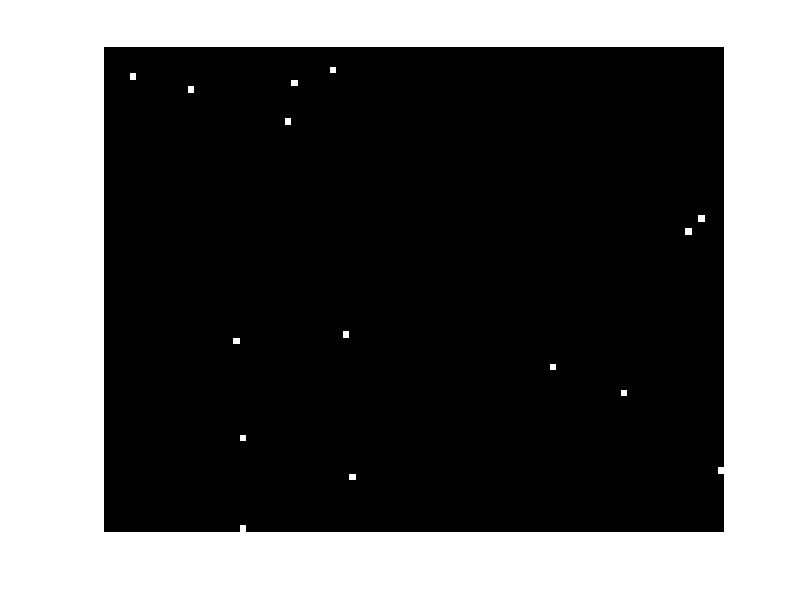

Source code (MATLAB):
global mapa;
global poblacionDepredadores;
global poblacionPresas;
global tasaReproduccionPresas;
global tasaReproduccionDepredadores;
global presas;

depredadores = struct();
presas = struct();

mapa = zeros(100, 100);
mapa(5, 5) = 255;
poblacionDepredadores = 1;
poblacionPresas = 1;
tasaReproduccionPresas = 1;
tasaReproduccionDepredadores = 1;

function crearDepredador()

    global poblacionDepredadores;
    global depredadores;
    depredadores(poblacionDepredadores).tiempoVidaSinComida = 10;
    depredadores(poblacionDepredadores).posicionX = int64(rand() * 100 + 1);
    depredadores(poblacionDepredadores).posicionY = int64(rand() * 100 + 1);
    depredadores(poblacionDepredadores).direccionMovimiento = 1;
    poblacionDepredadores += 1;

endfunction

function crearPresa()
    global poblacionPresas;
    global presas;

    presas(poblacionPresas).posicionX = int64(rand() * 100 + 1);
    presas(poblacionPresas).posicionY = int64(rand() * 100 + 1);
    presas(poblacionPresas).direccionMovimiento = 1;

    poblacionPresas += 1;
endfunction

function dibujarPantalla(instante)
    global presas;
    global poblacionPresas;
    global depredadores;
    global poblacionDepredadores;

    for i = 1:columns(presas)
        presaActual = presas(i);

        if presaActual.posicionX < 1 || presaActual.posicionX > 100 || presaActual.posicionY < 1 || presaActual.posicionY > 100

            if presaActual.posicionX < 1
                presaActual.posicionX += 2;
            endif

            if presaActual.posicionX > 100
                presaActual.posicionX -= 2;
            endif

            if presaActual.posicionY < 1
                presaActual.posicionY += 2;
            endif

            if presaActual.posicionY > 100
                presaActual.posicionY -= 2;
            endif

        endif

        if presaActual.direccionMovimiento == 1
            presaActual.posicionY +=1;
        endif

        if presaActual.direccionMovimiento == 2
            presaActual.posicionX +=1;
        endif

        if presaActual.direccionMovimiento == 3
            presaActual.posicionY -=1;
        endif

        if presaActual.direccionMovimiento == 4
            presaActual.posicionX -=1;
        endif

        presaActual.direccionMovimiento = int64(rand() * 4 + 1);
        mapa(presaActual.posicionY, presaActual.posicionX) = 255;
    endfor

    for i = 1:columns(depredadores)
        depredadorActual = depredadores(i);

        if depredadorActual.posicionX < 1 || depredadorActual.posicionX > 100 || depredadorActual.posicionY < 1 || depredadorActual.posicionY > 100

            if depredadorActual.posicionX < 1
                depredadorActual.posicionX +=1;
            endif

            if depredadorActual.posicionX > 100
                depredadorActual.posicionX -= 1;
            endif

            if depredadorActual.posicionY < 1
                depredadorActual.posicionY += 1;
            endif

            if depredadorActual.posicionY > 100
                depredadorActual.posicionY -= 1;
            endif

        endif

        if depredadorActual.direccionMovimiento == 1
            depredadorActual.posicionY +=1;
        endif

        if depredadorActual.direccionMovimiento == 2
            depredadorActual.posicionX +=1;
        endif

        if depredadorActual.direccionMovimiento == 3
            depredadorActual.posicionY -=1;
        endif

        if depredadorActual.direccionMovimiento == 4
            depredadorActual.posicionX -=1;
        endif

        depredadorActual.direccionMovimiento = int64(rand() * 4 + 1);
        mapa(depredadorActual.posicionY, depredadorActual.posicionX) = 50;
    endfor

    imshow(mapa);
    pause(0.1);

    for i = 1:columns(presas)
        presaActual = presas(i);
        mapa(presaActual.posicionY, presaActual.posicionX) = 0;
    endfor

    for i = 1:columns(depredadores)
        depredadorActual = depredadores(i);
        mapa(depredadorActual.posicionY, depredadorActual.posicionX) = 0;
    endfor
endfunction

for i = 1:10
    crearPresa();
endfor

for i = 1:5
    crearDepredador();
endfor

for iq = 1:50
    dibujarPantalla(i);
endfor
